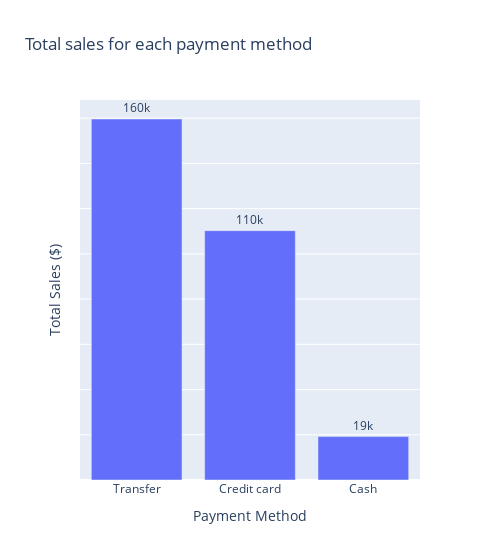
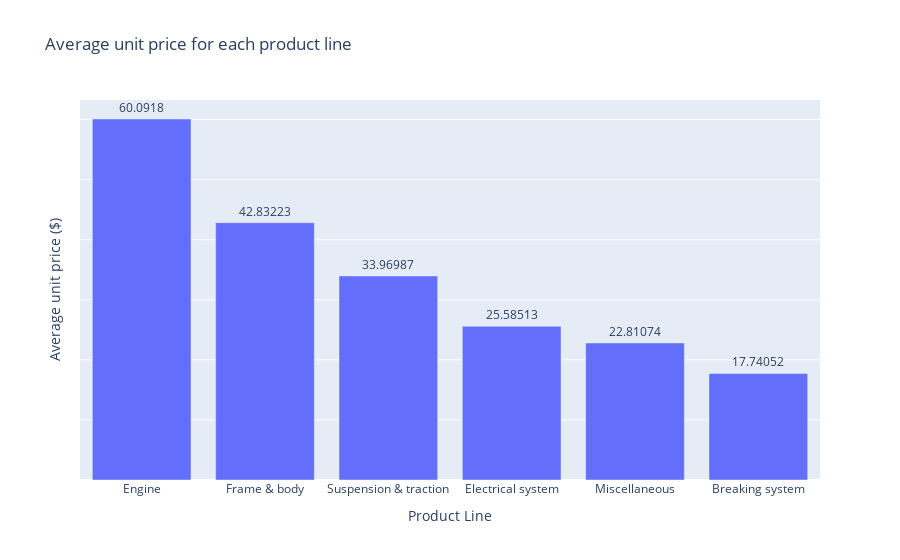

Notebook source saved alongside these figures, in order:
### Markdown cell above
## 3. Visualizing findings of 1 and 2

### Code cell
payment_sales = sales.groupby('payment')['total'].sum().sort_values(ascending=False)
trace = px.bar(
    x=payment_sales.index,
    y=payment_sales.values,
    # color=payment_sales.values,
    title='Total sales for each payment method',
    labels={'x':'Payment Method', 'y':'Total Sales ($)'},
    text_auto='.2s', width= 500
)
trace.update_yaxes(showticklabels=False)
trace.update_traces(textposition='outside', cliponaxis=False)
trace.show()
prod_line_avg_price = sales.groupby('product_line')['unit_price'].mean().sort_values(ascending=False)
trace = px.bar(
    x=prod_line_avg_price.index,
    y=prod_line_avg_price.values,
    title='Average unit price for each product line',
    text_auto=True, width= 900,
    labels={'x':'Product Line', 'y':'Average unit price ($)'}
)
trace.update_yaxes(showticklabels=False)
trace.update_traces(textposition='outside', cliponaxis=False)
trace.show()

### Figure 1 — Plotly figure (JSON) as saved in the notebook; plotly's stock layout.template omitted (floating-point values rounded to 4 significant figures)
{"data": [{"alignmentgroup": "True", "cliponaxis": false, "hovertemplate": "Payment Method=%{x}<br>Total Sales ($)=%{y}<extra></extra>", "legendgroup": "", "marker": {"color": "#636efa", "pattern": {"shape": ""}}, "name": "", "offsetgroup": "", "orientation": "v", "showlegend": false, "textposition": "outside", "texttemplate": "%{y:.2s}", "type": "bar", "x": ["Transfer", "Credit card", "Cash"], "xaxis": "x", "y": [159600.0, 110300.0, 19200.0], "yaxis": "y"}], "layout": {"barmode": "relative", "legend": {"tracegroupgap": 0}, "title": {"text": "Total sales for each payment method"}, "width": 500, "xaxis": {"anchor": "y", "domain": [0, 1], "title": {"text": "Payment Method"}}, "yaxis": {"anchor": "x", "domain": [0, 1], "showticklabels": false, "title": {"text": "Total Sales ($)"}}}}

### Figure 2 — Plotly figure (JSON) as saved in the notebook; plotly's stock layout.template omitted (floating-point values rounded to 4 significant figures)
{"data": [{"alignmentgroup": "True", "cliponaxis": false, "hovertemplate": "Product Line=%{x}<br>Average unit price ($)=%{y}<extra></extra>", "legendgroup": "", "marker": {"color": "#636efa", "pattern": {"shape": ""}}, "name": "", "offsetgroup": "", "orientation": "v", "showlegend": false, "textposition": "outside", "texttemplate": "%{y}", "type": "bar", "x": ["Engine", "Frame & body", "Suspension & traction", "Electrical system", "Miscellaneous", "Breaking system"], "xaxis": "x", "y": [60.09, 42.83, 33.97, 25.59, 22.81, 17.74], "yaxis": "y"}], "layout": {"barmode": "relative", "legend": {"tracegroupgap": 0}, "title": {"text": "Average unit price for each product line"}, "width": 900, "xaxis": {"anchor": "y", "domain": [0, 1], "title": {"text": "Product Line"}}, "yaxis": {"anchor": "x", "domain": [0, 1], "showticklabels": false, "title": {"text": "Average unit price ($)"}}}}
